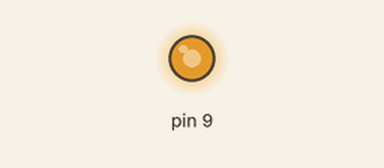
This sketch was run on a simulated Arduino Uno, built with avr-gcc and run on an emulated ATmega328P. Parts: output pins drawn as LEDs (lit = HIGH).

Above: at 0.1 s.
Timing chart, 0 to 39.4 s (numbered marks = the images above):
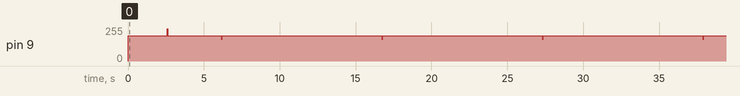

The sketch:

lab6-AndyLee-500163559.ino
```cpp
// Andy Lee
// 500163559

#include "pitches.h"
#define BUZZER_CLOCK 16000000/8

void initTimer(void)
{
  TCCR1A = (1 << COM1A1) | (1 << WGM11);
  TCCR1B = (1 << WGM13)  | (1 << WGM12)  | (1 << CS11);
}

void tone(uint16_t freq)
{
  asm("sbi 0x04, 1");
  ICR1 = BUZZER_CLOCK/freq;
  OCR1A = ICR1*3/4;
}

void mute(void)
{
  asm(" cbi 0x04, 1 ");
  asm(" cbi 0x05, 1 ");
}


void setup()
{
  initTimer();
}

void loop()
{
  uint16_t melody[] = {
    NOTE_G3, NOTE_E3, NOTE_C3,
    NOTE_G2, NOTE_G3, NOTE_E3, NOTE_C3,
    NOTE_E3, 0, NOTE_C3, 0,
    NOTE_E3, 0,
    NOTE_D3, NOTE_C3, NOTE_C3, NOTE_D3, NOTE_C3, NOTE_A2, NOTE_C3, 0,
    NOTE_A2, NOTE_C3, NOTE_C3, NOTE_C3, NOTE_E3, NOTE_F3, NOTE_G3, 0
    };
  uint8_t noteDurations[] = {
    2, 4, 4,
    4, 4, 4, 4,
    4, 4, 4, 4,
    2, 4,
    4, 4, 8, 8, 4, 4, 4, 2,
    4, 4, 8, 8, 4, 4, 4, 2,
    };

  for (int noteID = 0; noteID < 29; noteID++)
  {
    int freq = melody[noteID];
    if (freq == 0) mute();
    else tone(freq);
    uint16_t noteDuration = 1000/noteDurations[noteID];
    delay(noteDuration);
    mute();
    uint16_t muteDuration = noteDuration * 3/10;
    delay(muteDuration);
  }
  delay(500);
}
```
